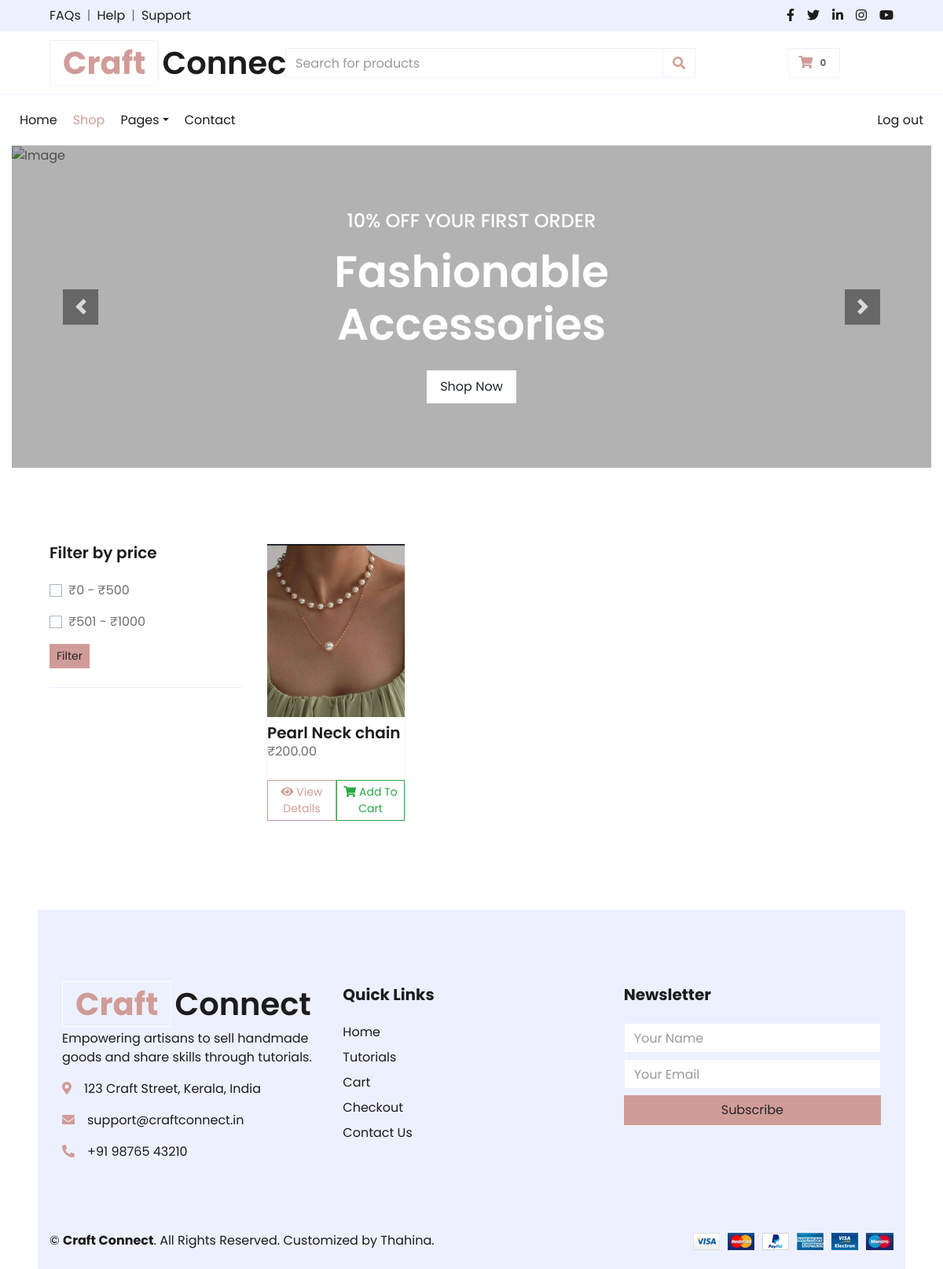
Screenshot of /home/accessories.php with the database file from the repository.
### tables this page shows
CREATE TABLE `products` (
  `id` int(11) NOT NULL,
  `seller_id` int(11) NOT NULL,
  `name` varchar(100) NOT NULL,
  `description` text DEFAULT NULL,
  `category` varchar(50) NOT NULL,
  `price` decimal(10,2) NOT NULL,
  `stock` int(11) NOT NULL,
  `image_url` varchar(255) DEFAULT NULL,
  `created_at` datetime DEFAULT current_timestamp()
);

### home/accessories.php (the view, shortened to what this page needs)
<?php
$conn = new mysqli("localhost", "root", "", "craftconnect");
$category = 'Accessories';
$product_sql = "SELECT id, name, image_url, price FROM products WHERE category = ?";
$product_sql .= " ORDER BY created_at DESC";
$stmt = $conn->prepare($product_sql);
$stmt->bind_param("s", $category);
$stmt->execute();
$result = $stmt->get_result();
$products = $result->fetch_all(MYSQLI_ASSOC);
?>
<!DOCTYPE html>
<html lang="en">
<head>
    <link href="https://cdnjs.cloudflare.com/ajax/libs/font-awesome/5.10.0/css/all.min.css" rel="stylesheet">
    <link href="lib/owlcarousel/assets/owl.carousel.min.css" rel="stylesheet">
    <link href="css/style.css" rel="stylesheet">
</head>
<body>
    <div class="container-fluid">
        <div class="row bg-secondary py-2 px-xl-5">
            <div class="col-lg-6 d-none d-lg-block">
                <div class="d-inline-flex align-items-center">
                    <a class="text-dark" href="">FAQs</a>
                    <span class="text-muted px-2">|</span>
                    <a class="text-dark" href="">Help</a>
                    <span class="text-muted px-2">|</span>
                    <a class="text-dark" href="">Support</a>
                </div>
            </div>
            <div class="col-lg-6 text-center text-lg-right">
                <div class="d-inline-flex align-items-center">
                    <a class="text-dark px-2" href="">
                        <i class="fab fa-facebook-f"></i>
                    </a>
                    <a class="text-dark px-2" href="">
                        <i class="fab fa-twitter"></i>
                    </a>
                    <a class="text-dark px-2" href="">
                        <i class="fab fa-linkedin-in"></i>
                    </a>
                    <a class="text-dark px-2" href="">
                        <i class="fab fa-instagram"></i>
                    </a>
                    <a class="text-dark pl-2" href="">
                        <i class="fab fa-youtube"></i>
                    </a>
                </div>
            </div>
        </div>
        <div class="row align-items-center py-3 px-xl-5">
            <div class="col-lg-3 d-none d-lg-block">
                <a href="" class="text-decoration-none">
                    <h1 class="m-0 display-5 font-weight-semi-bold"><span class="text-primary font-weight-bold border px-3 mr-1">Craft</span>Connect</h1>
                </a>
            </div>
            <div class="col-lg-6 col-6 text-left ml-4">
                <form action="">
                    <div class="input-group">
                        <input type="text" class="form-control" placeholder="Search for products">
                        <div class="input-group-append">
                            <span class="input-group-text bg-transparent text-primary">
                                <i class="fa fa-search"></i>
                            </span>
                        </div>
                    </div>
                </form>
            </div>
            <div class="col-md-2 col-2 text-right">
                <a href="" class="btn border">
                    <i class="fas fa-shopping-cart text-primary"></i>
                    <span class="badge">0</span>
                </a>
            </div>
        </div>
    </div>
    <div class="container-fluid mb-5">
        <div class="row border-top px-xl-80">
            <div class="col-lg-12">
              <nav class="navbar navbar-expand-lg bg-light navbar-light py-3 py-lg-0 px-0">
    <div class="collapse navbar-collapse justify-content-between" id="navbarCollapse">
        <div class="navbar-nav mr-auto py-0">
             <a href="index.php" class="nav-item nav-link ">Home</a>
            <a href="shop.php" class="nav-item nav-link active">Shop</a>
              <div class="nav-item dropdown">
                <a href="#" class="nav-link dropdown-toggle" data-toggle="dropdown">Pages</a>
            </div>
            <a href="contact.php" class="nav-item nav-link">Contact</a>
        </div>
        <div class="navbar-nav ml-auto py-0">
 <a href="logout.php" class="nav-item nav-link">Log out</a>
        </div>
    </div>
</nav>
                <div id="header-carousel" class="carousel slide" data-ride="carousel">
    <div class="carousel-inner">
        <div class="carousel-item active" style="height: 410px;">
            <img class="img-fluid" src="img/access8.jpg" alt="Image" style="height: 100%; width: 100%; object-fit: cover;">
            <div class="carousel-caption d-flex flex-column align-items-center justify-content-center">
                <div class="p-3" style="max-width: 700px;">
                    <h4 class="text-light text-uppercase font-weight-medium mb-3">10% Off Your First Order</h4>
                    <h3 class="display-4 text-white font-weight-semi-bold mb-4">Fashionable Accessories</h3>
                    <a href="shop.php" class="btn btn-light py-2 px-3">Shop Now</a>
                </div>
            </div>
        </div>
    </div>
    <a class="carousel-control-prev" href="#header-carousel" data-slide="prev">
        <div class="btn btn-dark" style="width: 45px; height: 45px;">
            <span class="carousel-control-prev-icon mb-n2"></span>
        </div>
    </a>
    <a class="carousel-control-next" href="#header-carousel" data-slide="next">
        <div class="btn btn-dark" style="width: 45px; height: 45px;">
            <span class="carousel-control-next-icon mb-n2"></span>
        </div>
    </a>
         </div>
         </div>
        </div>
    </div>
    <div class="container-fluid pt-5">
        <div class="row px-xl-5">
            <div class="col-lg-3 col-md-12">
                <div class="border-bottom mb-4 pb-4">
                    <h5 class="font-weight-semi-bold mb-4">Filter by price</h5>
                    <form method="GET">
                        <div class="custom-control custom-checkbox d-flex align-items-center justify-content-between mb-3">
                            <label class="custom-control-label" for="price1">₹0 - ₹500</label>
                        </div>
                        <div class="custom-control custom-checkbox d-flex align-items-center justify-content-between mb-3">
                            <label class="custom-control-label" for="price2">₹501 - ₹1000</label>
                        </div>
                        <button type="submit" class="btn btn-primary btn-sm">Filter</button>
                    </form>
                </div>
            </div>
<div class="col-lg-9 col-md-12">
    <div class="row pb-3">
        <?php if (!empty($products)): ?>
            <?php foreach ($products as $product): ?>
                   <div class="col-lg-3 col-md-6 mb-4">
                <div class="cat-item d-flex flex-column border mb-4">
                    <div class="cat-img position-relative overflow-hidden">
                        <?php
                        $img = !empty($product['image_url']) ? 'img/' . basename($product['image_url']) : 'img/no-image.png';
                        ?>
                        <img src="<?php echo $img; ?>"
                             alt="<?php echo htmlspecialchars($product['name']); ?>"
                             class="product-img img-fluid"
                             style="height: 220px; object-fit: cover; width: 100%;">
                    </div>
                    <h5 class="font-weight-semi-bold m-0 mt-2"><?php echo htmlspecialchars($product['name']); ?></h5>
                    <p>₹<?php echo htmlspecialchars($product['price']); ?></p>
                    <div class="d-flex justify-content-between mt-2">
                        <a href="detail.php?id=<?php echo $product['id']; ?>" class="btn btn-sm btn-outline-primary">
                            <i class="fas fa-eye mr-1"></i>View Details
                        </a>
                        <a href="cart.php?id=<?php echo $product['id']; ?>&qty=1" class="btn btn-sm btn-outline-success">
                            <i class="fas fa-shopping-cart mr-1"></i>Add To Cart
                        </a>
                    </div>
                </div>
            </div>
            <?php endforeach; ?>
        <?php else: ?>
            <div class="col-12 text-center">No products found in this category.</div>
        <?php endif; ?>
    </div>
</div>
<div class="container-fluid bg-secondary text-dark mt-5 pt-5">
    <div class="row px-3 pt-5">
        <div class="col-lg-4 col-md-12 mb-5">
            <h1 class="display-5 font-weight-semi-bold"><span class="text-primary font-weight-bold border border-white px-3 mr-1">Craft</span>Connect</h1>
            <p>Empowering artisans to sell handmade goods and share skills through tutorials.</p>
            <p><i class="fa fa-map-marker-alt text-primary mr-3"></i>123 Craft Street, Kerala, India</p>
            <p><i class="fa fa-envelope text-primary mr-3"></i>support@craftconnect.in</p>
            <p><i class="fa fa-phone-alt text-primary mr-3"></i>+91 98765 43210</p>
        </div>
        <div class="col-lg-4 col-md-6 mb-5">
            <h5 class="font-weight-bold mb-4">Quick Links</h5>
            <a class="text-dark mb-2 d-block" href="index.php">Home</a>
            <a class="text-dark mb-2 d-block" href="tutorials.php">Tutorials</a>
            <a class="text-dark mb-2 d-block" href="cart.php">Cart</a>
            <a class="text-dark mb-2 d-block" href="checkout.php">Checkout</a>
            <a class="text-dark d-block" href="contact.php">Contact Us</a>
        </div>
        <div class="col-lg-4 col-md-6 mb-5">
            <h5 class="font-weight-bold mb-4">Newsletter</h5>
            <form>
                <input type="text" class="form-control mb-2" placeholder="Your Name" required>
                <input type="email" class="form-control mb-2" placeholder="Your Email" required>
                <button class="btn btn-primary btn-block" type="submit">Subscribe</button>
            </form>
        </div>
    </div>
    <div class="row border-top py-4">
        <div class="col-md-6 text-center text-md-left">
            &copy; <strong>Craft Connect</strong>. All Rights Reserved. Customized by Thahina.
        </div>
        <div class="col-md-6 text-center text-md-right">
            <img class="img-fluid" src="img/payments.png" alt="Payment Methods">
        </div>
    </div>
</div>
</body>
</html>

### rows the page displays
products: image_url (picture), name "Pearl Neck chain", price "200.00"
